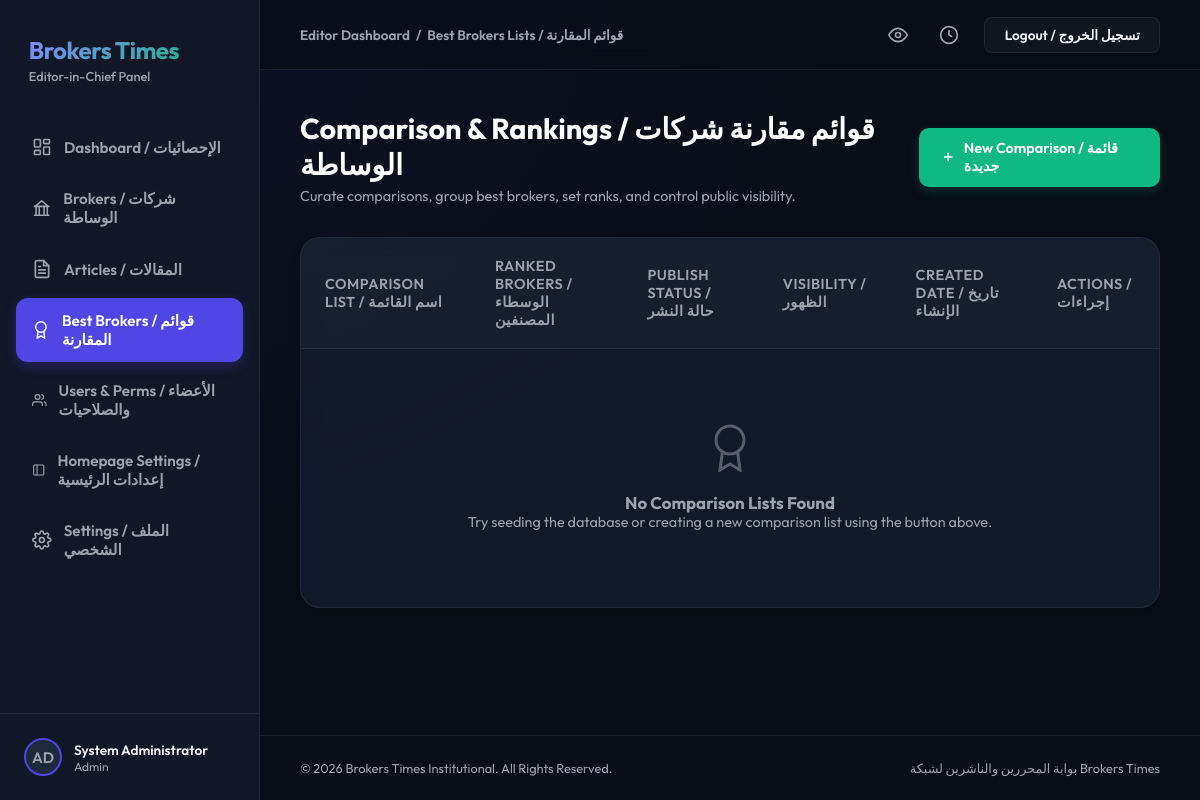
Page /dashboard/best-brokers/ (signed in) on the committed database.
### users/models.py (models this page shows, shortened)
class CustomUser(AbstractUser):
    ROLE_CHOICES = [
        ('admin', 'Admin'),
        ('editor', 'Editor'),
        ('writer', 'Writer'),
        ('user', 'Standard User'),
    ]
    PREFERRED_LANGUAGE_CHOICES = [
        ('ar', 'العربية'),
        ('en', 'English'),
    ]
    role = models.CharField(max_length=20, choices=ROLE_CHOICES, default='user')
    preferred_language = models.CharField(max_length=5, choices=PREFERRED_LANGUAGE_CHOICES, default='ar')
    bio = models.TextField(blank=True)
    avatar = models.ImageField(upload_to='avatars/', blank=True, null=True)
    facebook_url = models.URLField(max_length=500, blank=True, null=True)
    linkedin_url = models.URLField(max_length=500, blank=True, null=True)
    class Meta:
        permissions = [
            ("can_publish", "Can publish articles/brokers"),
            ("can_edit", "Can edit articles/brokers"),
            ("can_manage_brokers", "Can manage brokers"),
        ]

### users/views.py (the view)
# urls.py: path('dashboard/best-brokers/', DashboardBestBrokersView.as_view(), name='dashboard_best_brokers'),
class DashboardBestBrokersView(LoginRequiredMixin, ListView):
    model = BestBrokersList
    template_name = 'dashboard/best_brokers.html'
    context_object_name = 'lists'

### users/templates/dashboard/best_brokers.html (shortened to what this page needs)
{% extends 'dashboard/base.html' %}
{% block nav_best_brokers %}active{% endblock %}
{% block section_name %}Best Brokers Lists / قوائم المقارنة{% endblock %}
{% block content %}
<div class="page-header-container">
    <div class="page-title-area">
        <h1>Comparison & Rankings / قوائم مقارنة شركات الوساطة</h1>
        <p>Curate comparisons, group best brokers, set ranks, and control public visibility.</p>
    </div>
    {% if user.is_staff or user.is_superuser %}
    <a href="{% url 'dashboard_best_brokers_add' %}" class="btn-action">
        <svg viewBox="0 0 24 24"><line x1="12" y1="5" x2="12" y2="19"></line><line x1="5" y1="12" x2="19" y2="12"></line></svg>
        <span>New Comparison / قائمة جديدة</span>
    </a>
    {% endif %}
</div>
<div class="table-container">
    <div class="table-responsive">
        <table class="data-table">
            <thead>
                <tr>
                    <th>Comparison List / اسم القائمة</th>
                    <th>Ranked Brokers / الوسطاء المصنفين</th>
                    <th>Publish Status / حالة النشر</th>
                    <th>Visibility / الظهور</th>
                    <th>Created Date / تاريخ الإنشاء</th>
                    <th>Actions / إجراءات</th>
                </tr>
            </thead>
            <tbody>
                {% for list in lists %}
                <tr>
                    <td>
                        <div class="list-title-cell" title="{{ list.title }}">
                            <span class="list-main-title">{{ list.title }}</span>
                            <span class="list-sub-slug">/{{ list.slug }}</span>
                        </div>
                    </td>
                    <td>
                        <div class="ranking-badges-container">
                            {% for item in list.items.all %}
                                <div class="rank-indicator">
                                    <span class="rank-number">#{{ item.rank }}</span>
                                    <span>{{ item.broker.name }}</span>
                                </div>
                            {% empty %}
                                <span style="color: var(--text-muted); font-size: 0.85rem;">No brokers ranked yet</span>
                            {% endfor %}
                        </div>
                    </td>
                    <td>
                        {% if list.status == 'published' %}
                            <span class="badge-pill badge-success">Published / منشور</span>
                        {% else %}
                            <span class="badge-pill badge-warning">Draft / مسودة</span>
                        {% endif %}
                    </td>
                    <td>
                        {% if list.visibility == 'public' %}
                            <span class="badge-pill badge-primary">Public / عام</span>
                        {% else %}
                            <span class="badge-pill badge-secondary">Private / خاص</span>
                        {% endif %}
                    </td>
                    <td>
                        <span style="color: var(--text-muted);">{{ list.created_at|date:"Y-m-d H:i" }}</span>
                    </td>
                    <td>
                        {% if user.is_staff or user.is_superuser %}
                        <a href="{% url 'dashboard_best_brokers_edit' list.id %}" class="btn-edit-inline">Edit / تعديل</a>
                        {% else %}
                        <span style="color: var(--text-muted); font-size: 0.85rem;">View Only</span>
                        {% endif %}
                    </td>
                </tr>
                {% empty %}
                <tr>
                    <td colspan="6">
                        <div class="no-data-state">
                            <svg viewBox="0 0 24 24" fill="none" stroke="currentColor" stroke-width="1.5"><circle cx="12" cy="8" r="7"></circle><polyline points="8.21 13.89 7 23 12 20 17 23 15.79 13.88"></polyline></svg>
                            <h3>No Comparison Lists Found</h3>
                            <p>Try seeding the database or creating a new comparison list using the button above.</p>
                        </div>
                    </td>
                </tr>
                {% endfor %}
            </tbody>
        </table>
    </div>
</div>
{% endblock %}

### users/templates/dashboard/base.html (shortened to what this page needs)
<!DOCTYPE html>
<html lang="en">
<head>
</head>
<body>
    <div class="sidebar">
        <div class="sidebar-brand">
            <span class="brand-name">Brokers Times</span>
            <span class="brand-sub">Editor-in-Chief Panel</span>
        </div>
        <ul class="sidebar-menu">
            <li class="menu-item {% block nav_dashboard %}{% endblock %}">
                <a href="{% url 'dashboard' %}">
                    <svg viewBox="0 0 24 24"><rect x="3" y="3" width="7" height="9" rx="1"></rect><rect x="14" y="3" width="7" height="5" rx="1"></rect><rect x="14" y="12" width="7" height="9" rx="1"></rect><rect x="3" y="16" width="7" height="5" rx="1"></rect></svg>
                    <span>Dashboard / الإحصائيات</span>
                </a>
            </li>
            <li class="menu-item {% block nav_brokers %}{% endblock %}">
                <a href="{% url 'dashboard_brokers' %}">
                    <svg viewBox="0 0 24 24"><path d="M3 21h18M3 10h18M5 10v11M19 10v11M9 10v11M15 10v11M4 10h16L12 3z"></path></svg>
                    <span>Brokers / شركات الوساطة</span>
                </a>
            </li>
            <li class="menu-item {% block nav_articles %}{% endblock %}">
                <a href="{% url 'dashboard_articles' %}">
                    <svg viewBox="0 0 24 24"><path d="M14 2H6a2 2 0 0 0-2 2v16a2 2 0 0 0 2 2h12a2 2 0 0 0 2-2V8z"></path><polyline points="14 2 14 8 20 8"></polyline><line x1="16" y1="13" x2="8" y2="13"></line><line x1="16" y1="17" x2="8" y2="17"></line><polyline points="10 9 9 9 8 9"></polyline></svg>
                    <span>Articles / المقالات</span>
                </a>
            </li>
            <li class="menu-item {% block nav_best_brokers %}{% endblock %}">
                <a href="{% url 'dashboard_best_brokers' %}">
                    <svg viewBox="0 0 24 24"><circle cx="12" cy="8" r="7"></circle><polyline points="8.21 13.89 7 23 12 20 17 23 15.79 13.88"></polyline></svg>
                    <span>Best Brokers / قوائم المقارنة</span>
                </a>
            </li>
            {% if user.role == 'admin' or user.is_superuser or user.is_staff %}
            <li class="menu-item {% block nav_users %}{% endblock %}">
                <a href="{% url 'dashboard_users' %}">
                    <svg viewBox="0 0 24 24"><path d="M17 21v-2a4 4 0 0 0-4-4H5a4 4 0 0 0-4 4v2"></path><circle cx="9" cy="7" r="4"></circle><path d="M23 21v-2a4 4 0 0 0-3-3.87"></path><path d="M16 3.13a4 4 0 0 1 0 7.75"></path></svg>
                    <span>Users & Perms / الأعضاء والصلاحيات</span>
                </a>
            </li>
            <li class="menu-item {% block nav_homepage_settings %}{% endblock %}">
                <a href="{% url 'dashboard_homepage_settings' %}">
                    <svg viewBox="0 0 24 24"><rect x="3" y="3" width="18" height="18" rx="2" ry="2"></rect><line x1="9" y1="3" x2="9" y2="21"></line></svg>
                    <span>Homepage Settings / إعدادات الرئيسية</span>
                </a>
            </li>
            {% endif %}
            <li class="menu-item {% block nav_settings %}{% endblock %}">
                <a href="{% url 'profile' %}">
                    <span>Settings / الملف الشخصي</span>
                </a>
            </li>
        </ul>
        <div class="sidebar-footer">
            <div class="user-avatar-small">
                {% if user.avatar %}
                    <img src="{{ user.avatar.url }}" alt="Avatar">
                {% else %}
                    <span class="user-avatar-placeholder">{{ user.username|slice:":2" }}</span>
                {% endif %}
            </div>
            <div class="user-info">
                <span class="user-name">{{ user.first_name }} {{ user.last_name }}</span>
                <span class="user-role">{{ user.get_role_display }}</span>
            </div>
        </div>
    </div>
    <div class="main-panel">
        <div class="topbar">
            <div class="breadcrumbs">
                <span>Editor Dashboard</span>
                <span>/</span>
                <span>{% block section_name %}Home{% endblock %}</span>
            </div>
            <div class="topbar-actions">
                <button class="action-icon-btn" title="View Portal">
                    <svg viewBox="0 0 24 24"><path d="M1 12s4-8 11-8 11 8 11 8-4 8-11 8-11-8-11-8z"></path><circle cx="12" cy="12" r="3"></circle></svg>
                </button>
                <button class="action-icon-btn" title="Recent History">
                    <svg viewBox="0 0 24 24"><circle cx="12" cy="12" r="10"></circle><polyline points="12 6 12 12 16 14"></polyline></svg>
                </button>
                <a href="{% url 'logout' %}" class="btn-top btn-top-secondary">Logout / تسجيل الخروج</a>
            </div>
        </div>
        <div class="content-body">
            {% block content %}{% endblock %}
        </div>
        <div class="footer">
            <span>&copy; 2026 Brokers Times Institutional. All Rights Reserved.</span>
            <span>بوابة المحررين والناشرين لشبكة Brokers Times</span>
        </div>
    </div>
</body>
</html>

### users/templates/dashboard/base.html (style rules this page uses)
:root { --bg-color: #090d16; --sidebar-bg: #111726; --card-bg: rgba(22, 30, 49, 0.7); --primary: #4f46e5; --primary-hover: #4338ca; --accent: #10b981; --text-color: #f3f4f6; --text-muted: #9ca3af; --border-color: rgba(255, 255, 255, 0.08); --danger: #ef4444; }
* { box-sizing: border-box; margin: 0; padding: 0; }
body { background-color: var(--bg-color); background-image: radial-gradient(at 0% 0%, rgba(79, 70, 229, 0.08) 0px, transparent 50%); color: var(--text-color); font-family: 'Outfit', 'Cairo', sans-serif; min-height: 100vh; display: flex; }
.sidebar { width: 260px; background-color: var(--sidebar-bg); border-right: 1px solid var(--border-color); display: flex; flex-direction: column; position: fixed; height: 100vh; top: 0; left: 0; z-index: 10; }
.sidebar-brand { padding: 2.2rem 1.8rem 1rem; display: flex; flex-direction: column; }
.brand-name { font-size: 1.5rem; font-weight: 700; letter-spacing: -0.5px; background: linear-gradient(135deg, #818cf8, var(--accent)); -webkit-background-clip: text; -webkit-text-fill-color: transparent; }
.brand-sub { font-size: 0.8rem; color: var(--text-muted); margin-top: 0.2rem; font-weight: 500; }
.sidebar-menu { list-style: none; padding: 1.5rem 1rem; display: flex; flex-direction: column; gap: 0.4rem; flex: 1; }
.menu-item a { display: flex; align-items: center; padding: 0.8rem 1rem; color: var(--text-muted); text-decoration: none; border-radius: 12px; font-size: 0.95rem; font-weight: 600; transition: all 0.3s ease; gap: 12px; }
.menu-item a svg { width: 20px; height: 20px; fill: none; stroke: currentColor; stroke-width: 2; stroke-linecap: round; stroke-linejoin: round; transition: stroke 0.3s ease; }
.menu-item.active a { color: white; background: var(--primary); box-shadow: 0 4px 12px rgba(79, 70, 229, 0.3); }
.menu-item.active a svg { stroke: white; }
.sidebar-footer { padding: 1.5rem; border-top: 1px solid var(--border-color); display: flex; align-items: center; gap: 12px; }
.user-avatar-small { width: 38px; height: 38px; border-radius: 50%; overflow: hidden; background: #1e293b; display: flex; align-items: center; justify-content: center; border: 2px solid var(--primary); }
.user-avatar-placeholder { font-size: 0.95rem; font-weight: 600; color: var(--text-muted); text-transform: uppercase; }
.user-info { display: flex; flex-direction: column; overflow: hidden; }
.user-name { font-size: 0.85rem; font-weight: 600; white-space: nowrap; overflow: hidden; text-overflow: ellipsis; }
.user-role { font-size: 0.75rem; color: var(--text-muted); }
.main-panel { margin-left: 260px; flex: 1; display: flex; flex-direction: column; min-height: 100vh; position: relative; }
.topbar { height: 70px; background: rgba(9, 13, 22, 0.7); backdrop-filter: blur(12px); border-bottom: 1px solid var(--border-color); display: flex; align-items: center; justify-content: space-between; padding: 0 2.5rem; position: sticky; top: 0; z-index: 9; }
.breadcrumbs { font-size: 0.85rem; font-weight: 600; color: var(--text-muted); display: flex; align-items: center; gap: 6px; }
.topbar-actions { display: flex; align-items: center; gap: 1.2rem; }
.action-icon-btn { background: none; border: none; color: var(--text-muted); cursor: pointer; display: flex; align-items: center; justify-content: center; padding: 6px; border-radius: 8px; transition: all 0.3s ease; }
.action-icon-btn svg { width: 20px; height: 20px; fill: none; stroke: currentColor; stroke-width: 2; }
.btn-top { padding: 0.5rem 1.2rem; border-radius: 8px; font-size: 0.85rem; font-weight: 600; cursor: pointer; transition: all 0.3s ease; text-decoration: none; display: inline-flex; align-items: center; }
.btn-top-secondary { background: rgba(255, 255, 255, 0.04); color: var(--text-color); border: 1px solid var(--border-color); }
.content-body { padding: 2.5rem; flex: 1; }
.footer { padding: 1.5rem 2.5rem; border-top: 1px solid var(--border-color); font-size: 0.8rem; color: var(--text-muted); display: flex; justify-content: space-between; align-items: center; }

### rows in the picture
CustomUser: username "AD", first_name "System", last_name "Administrator", role "Admin"
